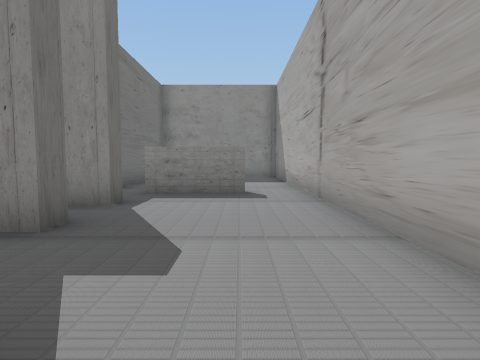
View 1 (above)

13 first-person views from a walk through a Unity game level. The camera is 1.5 m above the floor, tilts 4° down and sees 80° across. The floor is counted in squares, 2 m on a side. Each view is taken from the middle of a square. On the plan, view 1 faces up. The plan holds only what a view shows up to about 10 squares ahead; the rest is blank. The place goes on beyond the plan. The player character is not drawn.

View 2
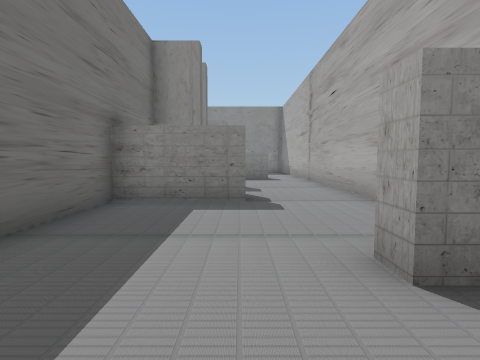

View 3
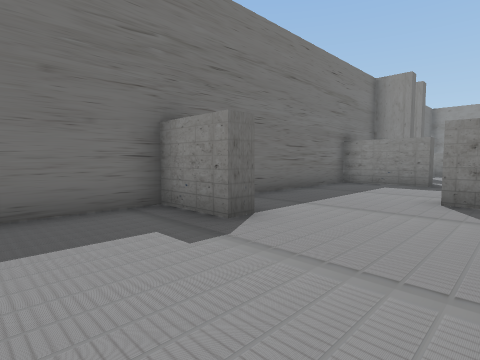

View 4
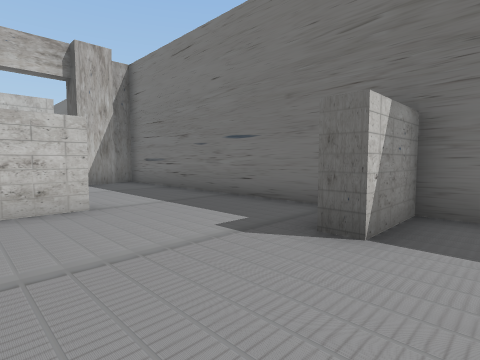

View 5
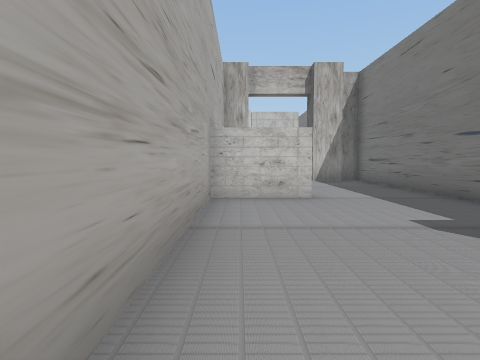

View 6
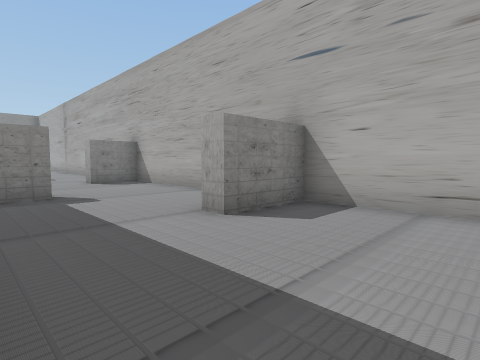

View 7
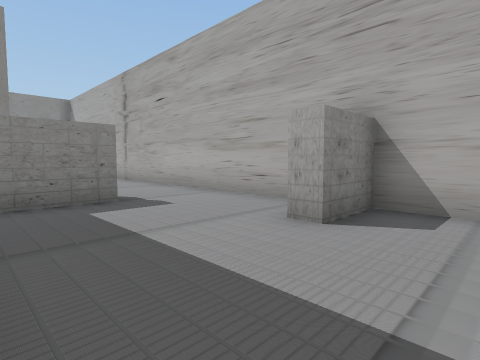

View 8
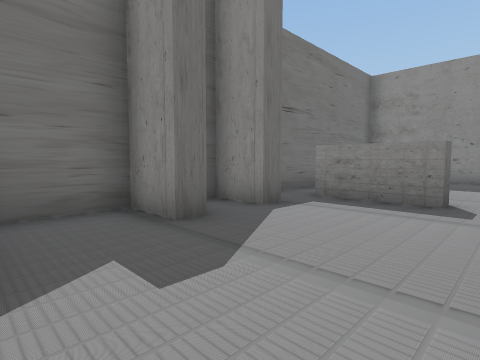

View 9
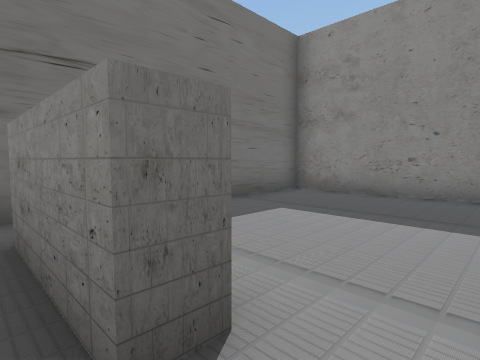

View 10
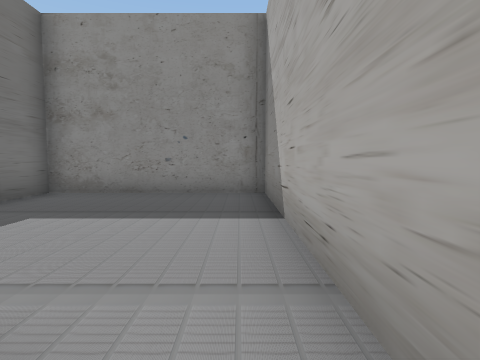

View 11
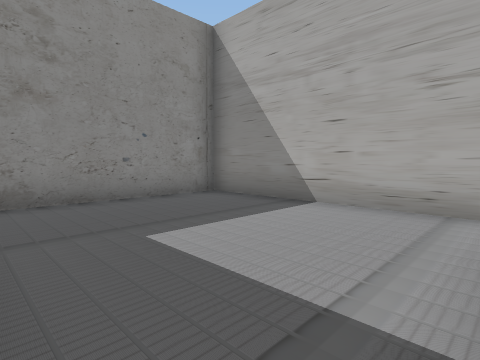

View 12
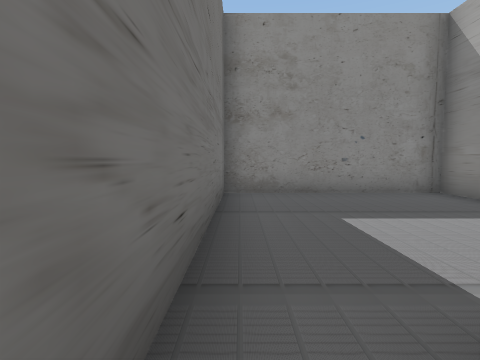

View 13
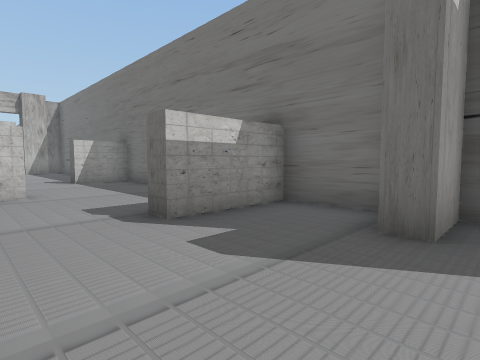

### Floor plan
Key: @ floor where view 1 was taken; # wall or solid block; . floor; T thing the floor can be seen under or through.
Columns run from 4 left of view 1 to 2 right of it. Each row starts with its distance up from view 1.
 13 #######
 12 #.....#
 11 #.....#
 10 #.....#
  9 #.....#
  8 #.....#
  7 #.....#
  6 #.TT#.#
  5 #TT...#
  4 #.....#
  3 ##....#
  2 #.....#
  1 #.....#
  0 ####@.#
 -1 #.....#
 -2 #.....#
 -3 #....##
 -4 #.....#
 -5 #.....#
 -6 ###...#
 -7 #.....#
 -8 #.....#
 -9 #.....#
-10 #...###
-11 #.....#
-12 #.....#
-13 #.....#

Where each view was taken, in squares from view 1:
view 1: 0 up, 0 right, facing up
view 2: 5 down, 1 left, facing up
view 3: 9 down, 1 right, facing up-left
view 4: 5 down, 1 right, facing down-left
view 5: 4 down, 1 right, facing down
view 6: 13 down, 3 left, facing up-right
view 7: 5 down, 3 left, facing up-right
view 8: 1 up, 1 right, facing up-left
view 9: 6 up, 1 right, facing up-left
view 10: 6 up, 1 right, facing up
view 11: 7 up, 3 left, facing up-right
view 12: 6 up, 3 left, facing up
view 13: 4 up, 1 right, facing down-left
